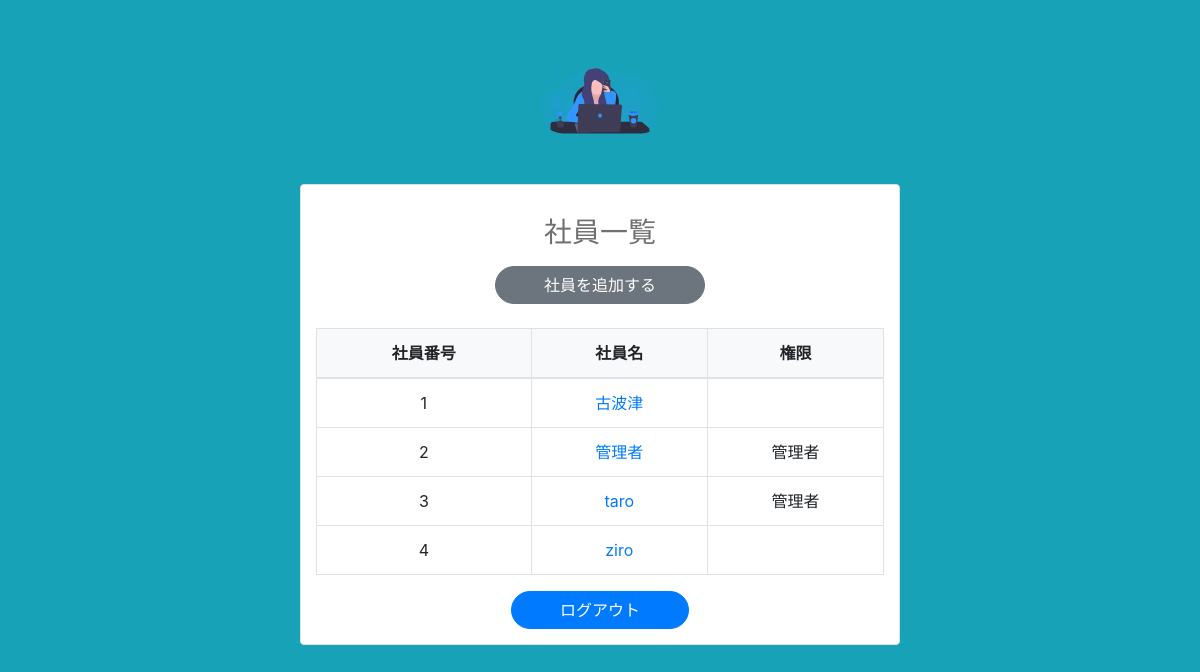
The app's page /admin/user_list.php (signed in) with its own data.
### tables this page shows
CREATE TABLE `user` (
  `id` int(11) NOT NULL,
  `user_no` varchar(4) NOT NULL,
  `name` varchar(20) NOT NULL,
  `password` varchar(60) NOT NULL,
  `auth_type` int(11) DEFAULT NULL
);

### admin/user_list.php (the view, shortened to what this page needs)
<?php
try {
    $pdo = connect_db();
    $sql = "SELECT * FROM user";
    $stmt = $pdo->query($sql);
    $user_list = $stmt->fetchAll();
} catch (Exception $e) {
    header('Location:/web日報登録/error.php');
    exit;
}
?>
<!doctype html>
<html lang="ja">
    <head>
        <link rel="stylesheet" href="https://stackpath.bootstrapcdn.com/bootstrap/4.3.1/css/bootstrap.min.css">
        <link rel="stylesheet" href="../css/style.css">
    </head>
    <body class="text-center bg-info">
        <div>
            <img src="../img/logo.svg" alt="" width="120" height="120" class="mb-4">
        </div>
        <form class="border rounded bg-white form-user-list" action="index.php">
            <h1 class="h3 my-3">社員一覧</h1>
            <a href="/web日報登録/admin/register.php"><button type="button" class="btn btn-secondary rounded-pill px-5" style="margin-bottom: 24px;">社員を追加する</button></a>
            <table class="table table-bordered">
                <thead>
                    <tr class="bg-light">
                        <th scope="col">社員番号</th>
                        <th scope="col">社員名</th>
                        <th scope="col">権限</th>
                    </tr>
                </thead>
                <tbody>
                    <?php foreach($user_list as $user): ?>
                        <tr>
                            <td scope="row"><?= $user['user_no'] ?></td>
                            <td><a href="/web日報登録/admin/user_result.php?id=<?= $user['id'] ?>"><?= $user['name'] ?></a></td>
                            <td><?php if ($user['auth_type'] == 1) echo '管理者' ?></td>
                        </tr>
                    <?php endforeach; ?>
                </tbody>
            </table>
            <a href="/web日報登録/logout.php"><button type="button" class="btn btn-primary text-white rounded-pill px-5 mx-4">ログアウト</button></a>
        </form>
    </body>
</html>

### css/style.css (style rules this page uses)
body { padding: 40px 0; color: #707070; }
.form-user-list { max-width: 600px; margin: auto; padding: 15px; }

### records on screen
user: user_no "1", name "古波津"
user: user_no "2", name "管理者", auth_type "管理者"
user: user_no "3", name "taro", auth_type "管理者"
user: user_no "4", name "ziro"
